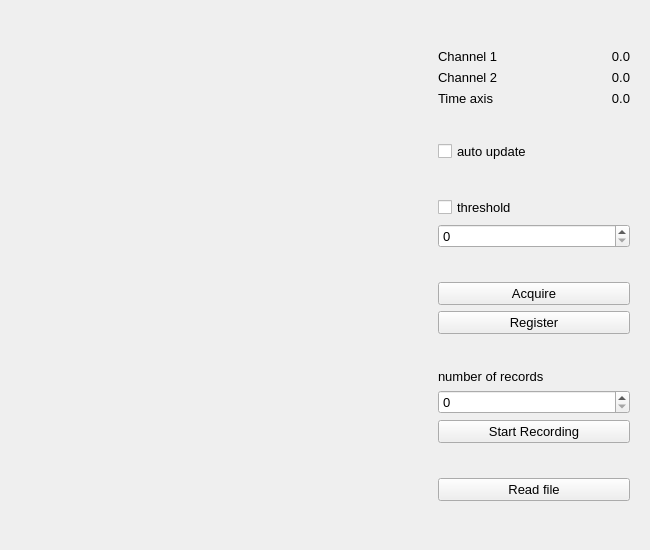
<?xml version="1.0" encoding="UTF-8"?>
<ui version="4.0">
 <class>MCPHAHist</class>
 <widget class="QWidget" name="MCPHAHist">
  <property name="geometry">
   <rect>
    <x>0</x>
    <y>0</y>
    <width>650</width>
    <height>550</height>
   </rect>
  </property>
  <property name="minimumSize">
   <size>
    <width>650</width>
    <height>550</height>
   </size>
  </property>
  <property name="windowTitle">
   <string>Form</string>
  </property>
  <layout class="QGridLayout" name="gridLayout">
   <item row="0" column="0">
    <widget class="QWidget" name="plotWidget" native="true">
     <property name="sizePolicy">
      <sizepolicy hsizetype="Expanding" vsizetype="Preferred">
       <horstretch>0</horstretch>
       <verstretch>0</verstretch>
      </sizepolicy>
     </property>
     <property name="minimumSize">
      <size>
       <width>0</width>
       <height>0</height>
      </size>
     </property>
     <layout class="QVBoxLayout" name="plotLayout"/>
    </widget>
   </item>
   <item row="0" column="1">
    <widget class="QWidget" name="controlWidget" native="true">
     <property name="sizePolicy">
      <sizepolicy hsizetype="Maximum" vsizetype="Preferred">
       <horstretch>0</horstretch>
       <verstretch>0</verstretch>
      </sizepolicy>
     </property>
     <property name="minimumSize">
      <size>
       <width>210</width>
       <height>0</height>
      </size>
     </property>
     <property name="font">
      <font>
       <pointsize>10</pointsize>
      </font>
     </property>
     <layout class="QFormLayout" name="formLayout">
      <item row="1" column="0">
       <spacer name="spacer_0">
        <property name="orientation">
         <enum>Qt::Vertical</enum>
        </property>
        <property name="sizeHint" stdset="0">
         <size>
          <width>20</width>
          <height>40</height>
         </size>
        </property>
       </spacer>
      </item>
      <item row="6" column="0">
       <widget class="QCheckBox" name="thrsCheck">
        <property name="text">
         <string>threshold</string>
        </property>
       </widget>
      </item>
      <item row="7" column="0" colspan="2">
       <widget class="QSpinBox" name="thrsValue"/>
      </item>
      <item row="2" column="0" colspan="2">
       <widget class="QWidget" name="cursWidget" native="true">
        <property name="sizePolicy">
         <sizepolicy hsizetype="Preferred" vsizetype="Maximum">
          <horstretch>0</horstretch>
          <verstretch>0</verstretch>
         </sizepolicy>
        </property>
        <property name="minimumSize">
         <size>
          <width>0</width>
          <height>0</height>
         </size>
        </property>
        <layout class="QGridLayout" name="cursLayout" columnstretch="0,0">
         <property name="leftMargin">
          <number>0</number>
         </property>
         <property name="topMargin">
          <number>0</number>
         </property>
         <property name="rightMargin">
          <number>0</number>
         </property>
         <property name="bottomMargin">
          <number>0</number>
         </property>
         <property name="horizontalSpacing">
          <number>0</number>
         </property>
         <item row="0" column="1">
          <widget class="QLabel" name="ch1Value">
           <property name="minimumSize">
            <size>
             <width>40</width>
             <height>0</height>
            </size>
           </property>
           <property name="text">
            <string>0.0</string>
           </property>
           <property name="alignment">
            <set>Qt::AlignRight|Qt::AlignTrailing|Qt::AlignVCenter</set>
           </property>
          </widget>
         </item>
         <item row="0" column="0">
          <widget class="QLabel" name="ch1Label">
           <property name="text">
            <string>Channel 1</string>
           </property>
          </widget>
         </item>
         <item row="1" column="0">
          <widget class="QLabel" name="ch2Label">
           <property name="text">
            <string>Channel 2</string>
           </property>
          </widget>
         </item>
         <item row="1" column="1">
          <widget class="QLabel" name="ch2Value">
           <property name="text">
            <string>0.0</string>
           </property>
           <property name="alignment">
            <set>Qt::AlignRight|Qt::AlignTrailing|Qt::AlignVCenter</set>
           </property>
          </widget>
         </item>
         <item row="2" column="0">
          <widget class="QLabel" name="timeLabel">
           <property name="text">
            <string>Time axis</string>
           </property>
          </widget>
         </item>
         <item row="2" column="1">
          <widget class="QLabel" name="timeValue">
           <property name="text">
            <string>0.0</string>
           </property>
           <property name="alignment">
            <set>Qt::AlignRight|Qt::AlignTrailing|Qt::AlignVCenter</set>
           </property>
          </widget>
         </item>
        </layout>
       </widget>
      </item>
      <item row="4" column="0" colspan="2">
       <widget class="QCheckBox" name="checkBox">
        <property name="text">
         <string>auto update</string>
        </property>
       </widget>
      </item>
      <item row="9" column="0" colspan="2">
       <widget class="QPushButton" name="startButton">
        <property name="text">
         <string>Acquire</string>
        </property>
       </widget>
      </item>
      <item row="10" column="0" colspan="2">
       <widget class="QPushButton" name="saveButton">
        <property name="text">
         <string>Register</string>
        </property>
       </widget>
      </item>
      <item row="16" column="0" colspan="2">
       <widget class="QPushButton" name="readButton">
        <property name="text">
         <string>Read file</string>
        </property>
       </widget>
      </item>
      <item row="14" column="0" colspan="2">
       <widget class="QPushButton" name="recordButton">
        <property name="text">
         <string>Start Recording</string>
        </property>
       </widget>
      </item>
      <item row="13" column="0" colspan="2">
       <widget class="QSpinBox" name="recordValue"/>
      </item>
      <item row="12" column="0">
       <widget class="QLabel" name="recordLabel">
        <property name="text">
         <string>number of records</string>
        </property>
       </widget>
      </item>
      <item row="5" column="0">
       <spacer name="spacer_2">
        <property name="orientation">
         <enum>Qt::Vertical</enum>
        </property>
        <property name="sizeHint" stdset="0">
         <size>
          <width>20</width>
          <height>40</height>
         </size>
        </property>
       </spacer>
      </item>
      <item row="3" column="0">
       <spacer name="spacer_1">
        <property name="orientation">
         <enum>Qt::Vertical</enum>
        </property>
        <property name="sizeHint" stdset="0">
         <size>
          <width>20</width>
          <height>40</height>
         </size>
        </property>
       </spacer>
      </item>
      <item row="11" column="0">
       <spacer name="spacer_4">
        <property name="orientation">
         <enum>Qt::Vertical</enum>
        </property>
        <property name="sizeHint" stdset="0">
         <size>
          <width>20</width>
          <height>40</height>
         </size>
        </property>
       </spacer>
      </item>
      <item row="8" column="0">
       <spacer name="spacer_3">
        <property name="orientation">
         <enum>Qt::Vertical</enum>
        </property>
        <property name="sizeHint" stdset="0">
         <size>
          <width>20</width>
          <height>40</height>
         </size>
        </property>
       </spacer>
      </item>
      <item row="17" column="0">
       <spacer name="spacer_6">
        <property name="orientation">
         <enum>Qt::Vertical</enum>
        </property>
        <property name="sizeHint" stdset="0">
         <size>
          <width>20</width>
          <height>40</height>
         </size>
        </property>
       </spacer>
      </item>
      <item row="15" column="0">
       <spacer name="spacer_5">
        <property name="orientation">
         <enum>Qt::Vertical</enum>
        </property>
        <property name="sizeHint" stdset="0">
         <size>
          <width>20</width>
          <height>40</height>
         </size>
        </property>
       </spacer>
      </item>
     </layout>
    </widget>
   </item>
  </layout>
 </widget>
 <resources/>
 <connections/>
</ui>
